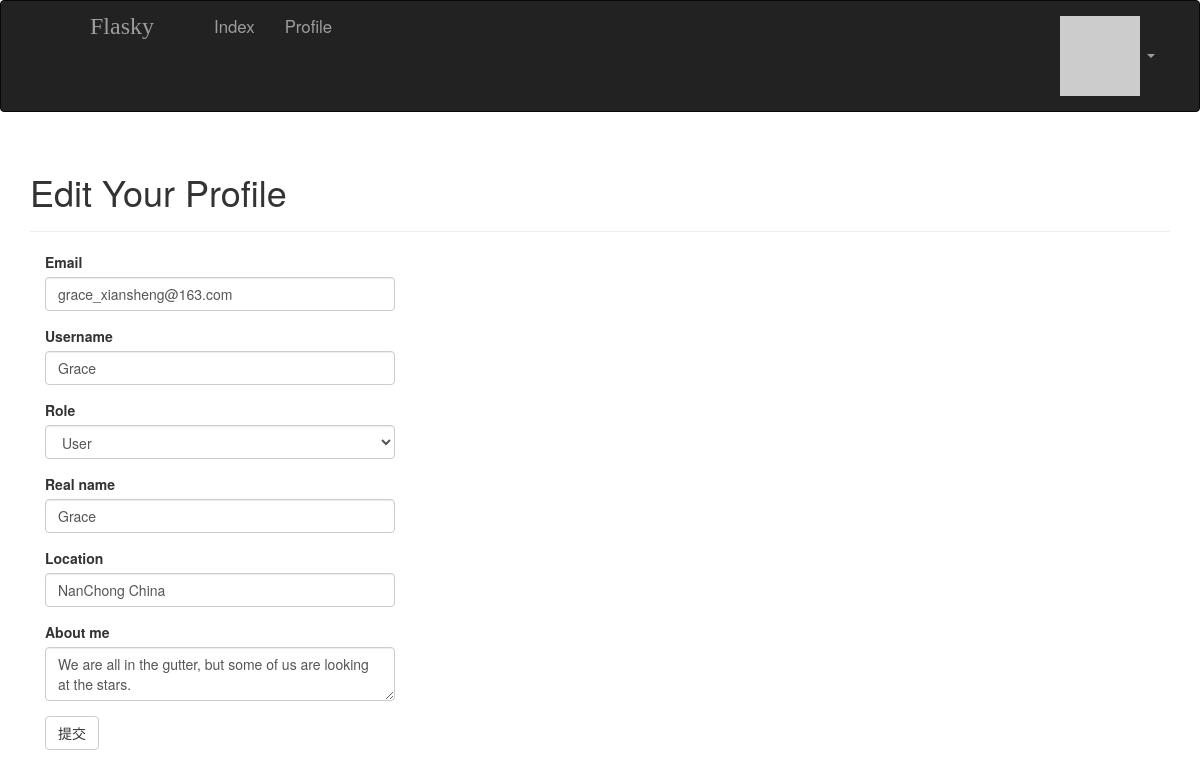
Page /edit-profile/5 (signed in) on the committed database.
### app/models.py (models this page shows, shortened)
class User(UserMixin, db.Model):
    __tablename__ = 'users'
    id = db.Column(db.Integer, primary_key=True)
    username = db.Column(db.String(64), unique=True, index=True)
    role_id = db.Column(db.Integer, db.ForeignKey('roles.id'))
    password_hash = db.Column(db.String(128))#密码散列
    email = db.Column(db.String(64), unique=True, index=True)#用户使用电子邮件登录
    name = db.Column(db.String(64))
    location = db.Column(db.String(64))
    about_me = db.Column(db.Text())#Text与String的区别就是不需要指定最大长度
    member_since = db.Column(db.DateTime(), default=datetime.utcnow)
    last_seen = db.Column(db.DateTime(), default=datetime.utcnow)
    avatar_hash = db.Column(db.String(32))
    posts = db.relationship('Post', backref='author', lazy='dynamic')
    @property
    def password(self):
        raise AttributeError('password is not a readable attribute')
    def can(self, permissions):
        return self.role is not None and (self.role.permissions & permissions) == permissions
    def ping(self):
        self.last_seen = datetime.utcnow()
        db.session.add(self)
    def gravatar(self, size=100, default='identicon', rating='g'):
        if request.is_secure:
            url = 'https://secure.gravatar.com/avatar'
        else:
            url = 'http://secure.gravatar.com/avatar'
        hash = self.avatar_hash or hashlib.md5(self.email.encode('utf-8')).hexdigest()
        return '{url}/{hash}?s={size}&d={default}&r={rating}'.format(url=url, hash=hash, size=size, default=default, rating=rating)

### app/main/views.py (the view, shortened to what this page needs)
@main.route('/edit-profile/<int:id>', methods=['GET', 'POST'])
@login_required
@admin_required
def edit_profile_admin(id):
    user = User.query.get_or_404(id)
    form = EditProfileAdminForm(user=user)
    form.email.data = user.email
    form.username.data = user.username
    form.role.data = user.role_id
    form.name.data = user.name
    form.location.data = user.location
    form.about_me.data = user.about_me
    return render_template('edit_profile.html', form=form, user=user)

### app/main/forms.py (shortened to what this page needs)
class EditProfileAdminForm(FlaskForm):
    email = StringField('Email', validators=[Required(), Length(1, 64), Email()])
    username = StringField('Username', validators=[Required(), Length(1, 64), Regexp('^[A-Za-z][A-Za-z0-9_.]*$', 0,
                                                                                     'Usernames must have only letters, '
                                                                                     'numbers, dots or underscores')])
    role = SelectField('Role', coerce=int)
    name = StringField('Real name', validators=[Length(0, 64)])
    location = StringField('Location', validators=[Length(0,64)])
    about_me = TextAreaField('About me')
    submit = SubmitField('提交')
    def __init__(self, user, *args, **kwargs):
        super(EditProfileAdminForm, self).__init__(*args, **kwargs)
        self.role.choices = [(role.id, role.name)
                             for role in Role.query.order_by(Role.name).all()]
        self.user = user

### app/auth/views.py (called while the page is built)
@auth.before_app_request
def before_request():
    if current_user.is_authenticated:
        current_user.ping()

### app/main/__init__.py (called while the page is built)
@main.app_context_processor
def inject_permissions():
    return dict(Permission=Permission)

### app/models.py (called while the page is built)
@login_manager.user_loader#加载用户回调函数
def load_user(user_id):
    return User.query.get(int(user_id))

### app/templates/edit_profile.html (shortened to what this page needs)
{% extends "base.html" %}
{% import "bootstrap/wtf.html" as wtf %}
{% block page_content %}
<div class="page-header">
    <h1>Edit Your Profile</h1>
</div>
<div class="col-md-4">
    {{ wtf.quick_form(form) }}
</div>
{% endblock %}

### rows in the picture
User: email "grace_xiansheng@163.com", username "Grace", role "User", name "Grace", location "NanChong China", about_me "We are all in the gutter, but some of us are looking at the stars."
